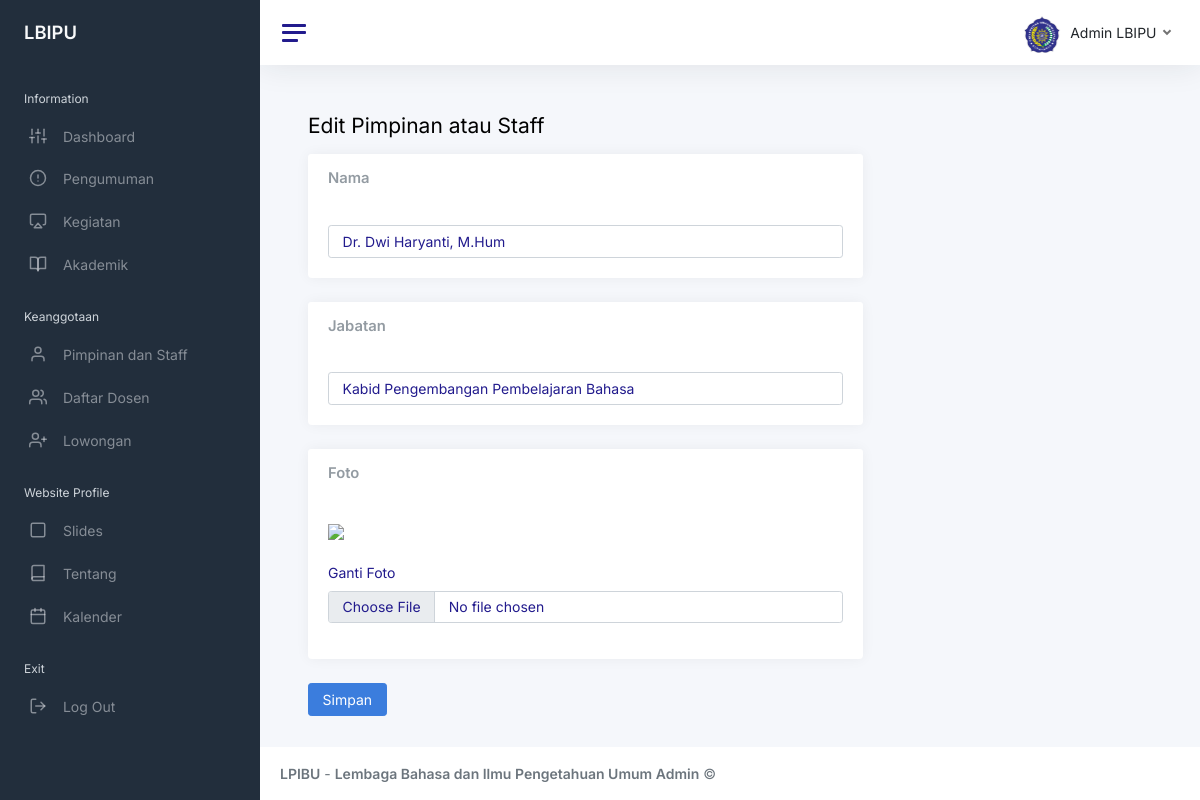
The page /admin/index.php?halaman=edit-pimpinanStaff&id=2 (signed in) on the database its author committed.
### tables this page shows
CREATE TABLE `pimpinanstaff` (
  `id` int(11) NOT NULL,
  `nama` varchar(100) NOT NULL,
  `jabatan` varchar(100) NOT NULL,
  `foto` varchar(100) NOT NULL
);

### admin/edit-pimpinanStaff.php (the view, shortened to what this page needs)
<?php
include '../koneksi.php';
?>
<?php
    $ambil = $koneksi->query("SELECT * FROM pimpinanstaff WHERE id='$_GET[id]'");
    $pecah= $ambil->fetch_assoc();
?>
<main class="content">
    <div class="container-fluid p-0">
        <div class="mb-3">
            <h1 class="h3 d-inline align-middle">Edit Pimpinan atau Staff</h1>
        </div>
        <div class="row">
            <div class="col-8">
                <form action="" role="form" method="post" enctype="multipart/form-data">
                    <div class="card">
                        <div class="card-header">
                            <h5 class="card-title mb-0">Nama</h5>
                        </div>
                        <div class="card-body">
                            <input type="text" class="form-control" placeholder="Masukkan nama" name="nama" value="<?= $pecah['nama']; ?>">
                        </div>
                    </div>
                    <div class="card">
                        <div class="card-header">
                            <h5 class="card-title mb-0">Jabatan</h5>
                        </div>
                        <div class="card-body">
                            <input type="text" class="form-control" placeholder="Masukkan jabatan" name="jabatan" value="<?= $pecah['jabatan']; ?>">
                        </div>
                    </div>
                    <div class="card">
                        <div class="card-header">
                            <h5 class="card-title mb-0">Foto</h5>
                        </div>
                        <div class="card-body">
                            <div class="mb-3">
                                <img src="../foto/<?= $pecah['foto']; ?>" width="200px"> <br> <br>
                                <label class="form-label" for="">Ganti Foto</label>
                                <input type="file" class="form-control" name="foto" id="">
                            </div>
                        </div>
                    </div>
                    <button class="btn btn-primary" name="save">Simpan</button>
                </form>
            </div>
        </div>
    </div>
</main>

### rows shown on the page
pimpinanstaff: nama "Dr. Dwi Haryanti, M.Hum", jabatan "Kabid Pengembangan Pembelajaran Bahasa"
